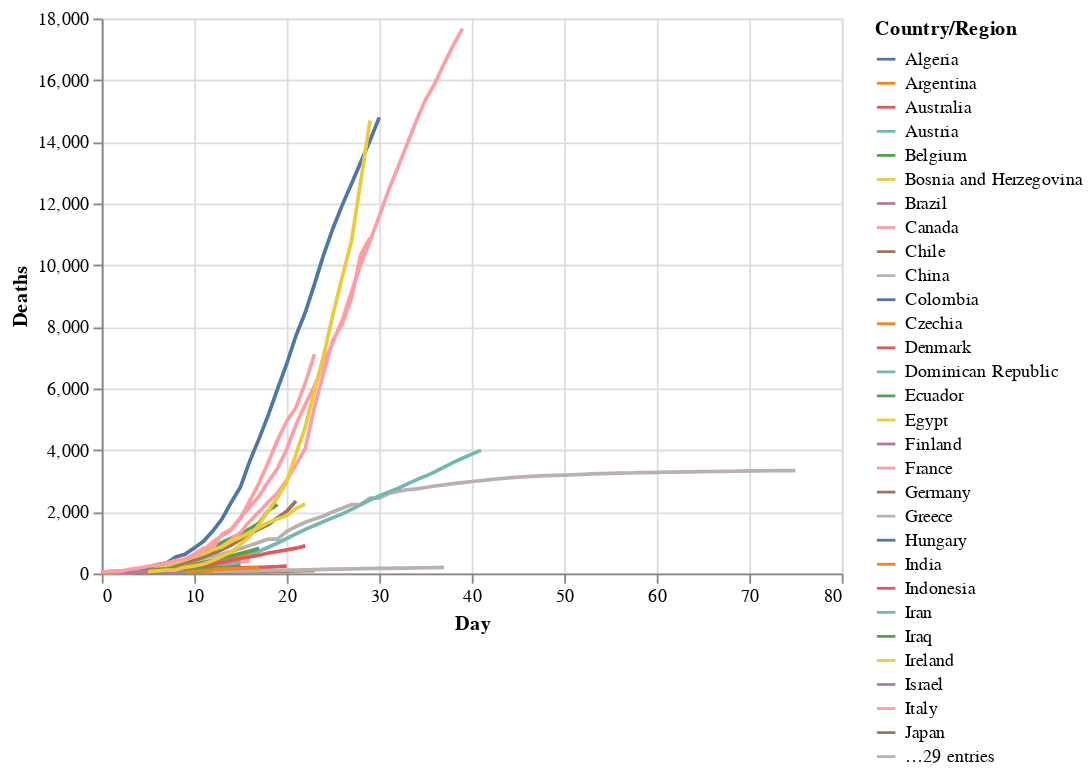

Notebook source saved alongside this figure:
### Code cell
# altair plot 
alt.Chart(deaths_long).mark_line().encode(
    x='Day',
    y='Deaths',
    color='Country/Region')

### Figure 1 — Vega-Lite specification as saved in the notebook (floating-point values rounded to 4 significant figures; data arrays with more than 128 entries replaced by an {"elided": "..."} marker saying what was removed)
{"config": {"view": {"continuousWidth": 400, "continuousHeight": 300}}, "data": {"name": "data-705fdf85bee15db3396a613d0879b254"}, "mark": "line", "encoding": {"color": {"type": "nominal", "field": "Country/Region"}, "x": {"type": "quantitative", "field": "Day"}, "y": {"type": "quantitative", "field": "Deaths"}}, "$schema": "https://vega.github.io/schema/vega-lite/v4.8.1.json", "datasets": {"data-705fdf85bee15db3396a613d0879b254": {"elided": "4524 records"}}}
